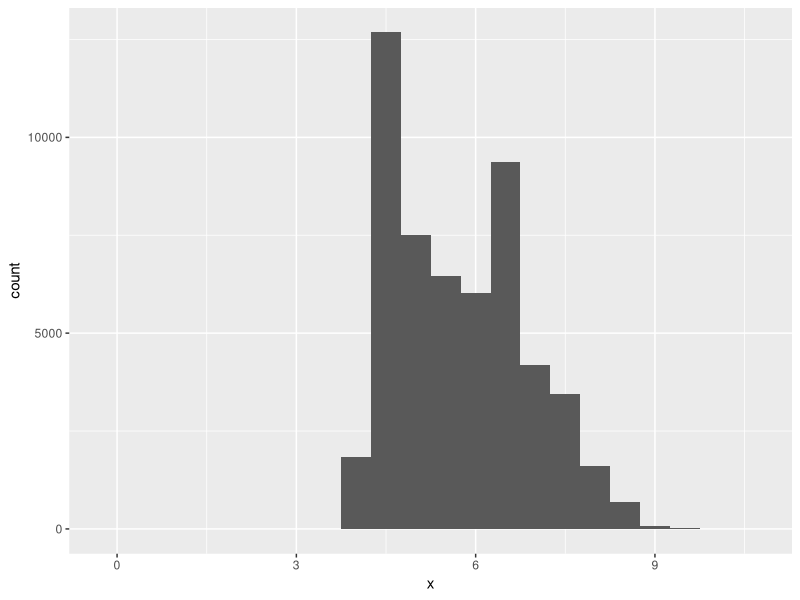
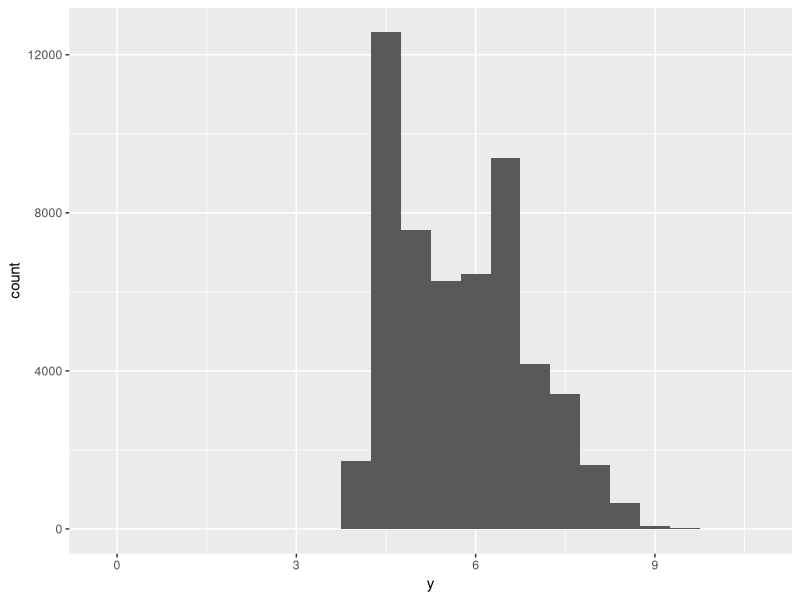
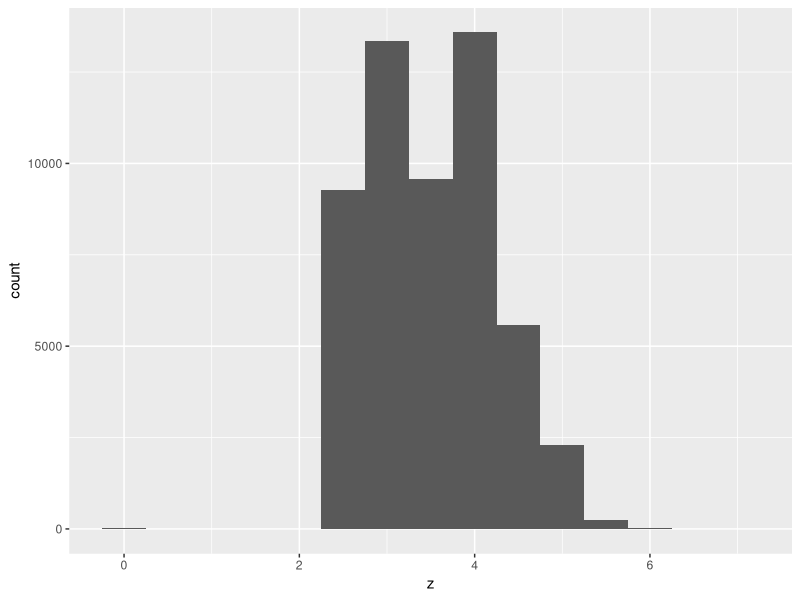
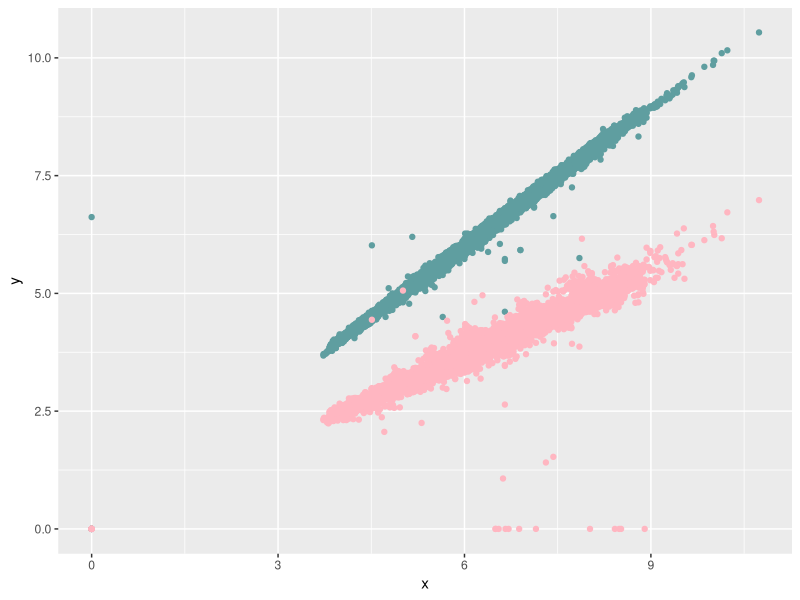
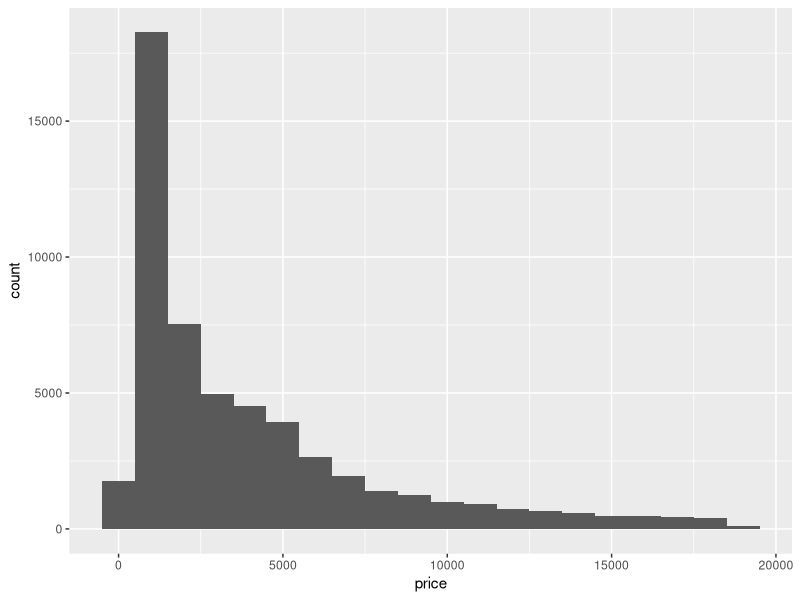
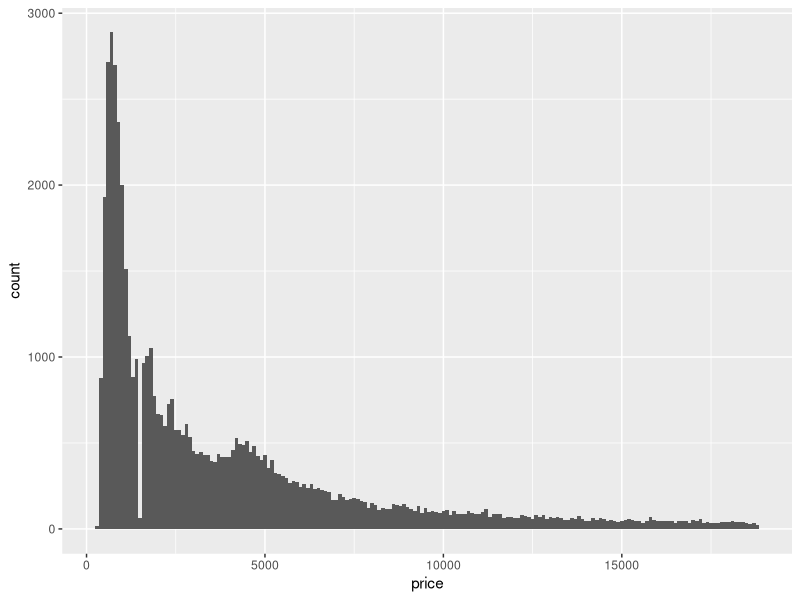
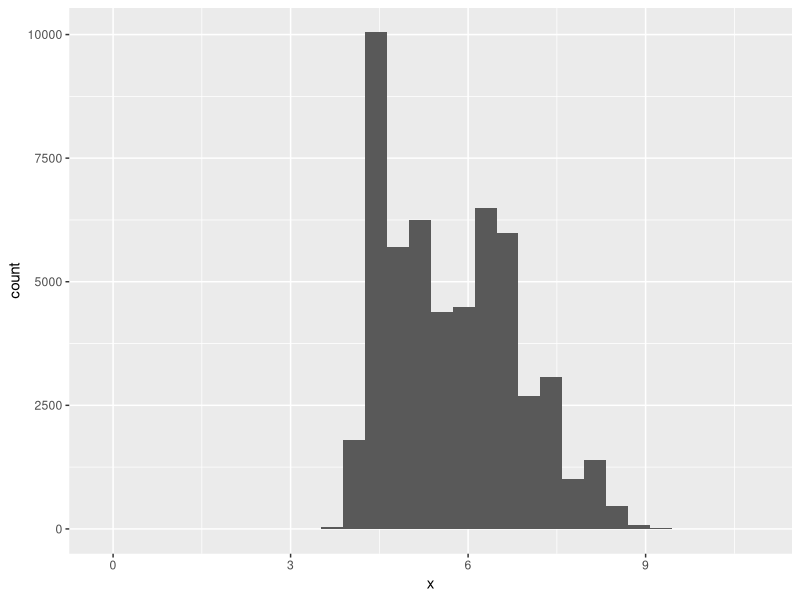
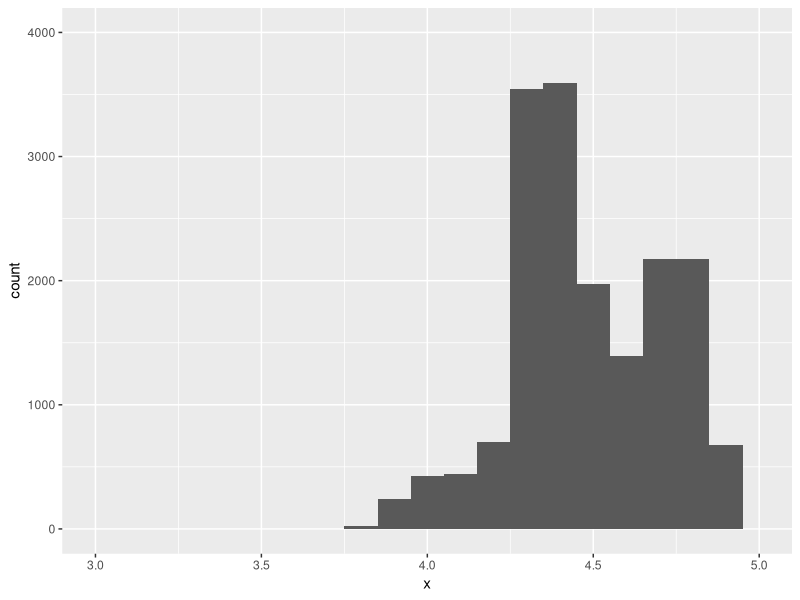

R code for these plots, in order:
## ---- chunk 1
knitr::opts_chunk$set(echo = TRUE)
## ---- chunk 2
    if (!"tidyverse" %in% rownames(installed.packages()))  
      install.packages("tidyverse", repos = "http://cran.rstudio.com/")
    library(tidyverse)
    
    # explore range of x, y, and z
    count(diamonds, min(x), max(x))
    count(diamonds, min(y), max(y))
    count(diamonds, min(z), max(z))
    
    # remove outliers
    diamonds2 <- diamonds %>% 
      filter(between(x, 0, 15), between(y, 0, 15), between(z, 0, 15))
    
    ggplot(data = diamonds2) + 
      geom_histogram(mapping = aes(x = x), binwidth = 0.5)  
    ggplot(data = diamonds2) + 
      geom_histogram(mapping = aes(x = y), binwidth = 0.5)
    ggplot(data = diamonds2) + 
      geom_histogram(mapping = aes(x = z), binwidth = 0.5)
    ggplot(data = diamonds2) + 
      geom_point(mapping = aes(x = x, y = y), color = "cadetblue") + 
      geom_point(mapping = aes(x = x, y = z), color = "lightpink")
## ---- chunk 3
    count(diamonds, min(price), max(price)) 
    count(diamonds, cut_width(price, 1000))
    ggplot(data = diamonds) + 
      geom_histogram(mapping = aes(x = price), binwidth = 1000)
    ggplot(data = diamonds) + 
      geom_histogram(mapping = aes(x = price), binwidth = 100)
    
    #explore unusual price gap
    diamonds %>%
      filter(price > 1000 & price < 2000) %>%
      count(cut_width(price, 100))
    diamonds %>%
      filter(price > 1450 & price < 1550) %>%
      count(price)
    
## ---- chunk 4
    diamonds %>%
      filter(carat == 0.99 | carat == 1) %>%
      count(carat)
## ---- chunk 5
    #leaving binwidth unset
    ggplot(data = diamonds) + 
      geom_histogram(mapping = aes(x = x))
    
    ggplot(data = diamonds) + 
      geom_histogram(mapping = aes(x = x), binwidth = 0.1) +
      xlim(c(3,5)) +
      ylim(c(0,4000))
    ggplot(data = diamonds) + 
      geom_histogram(mapping = aes(x = x), binwidth = 0.1) +
      coord_cartesian(xlim = c(3,5), ylim = c(0,4000))
